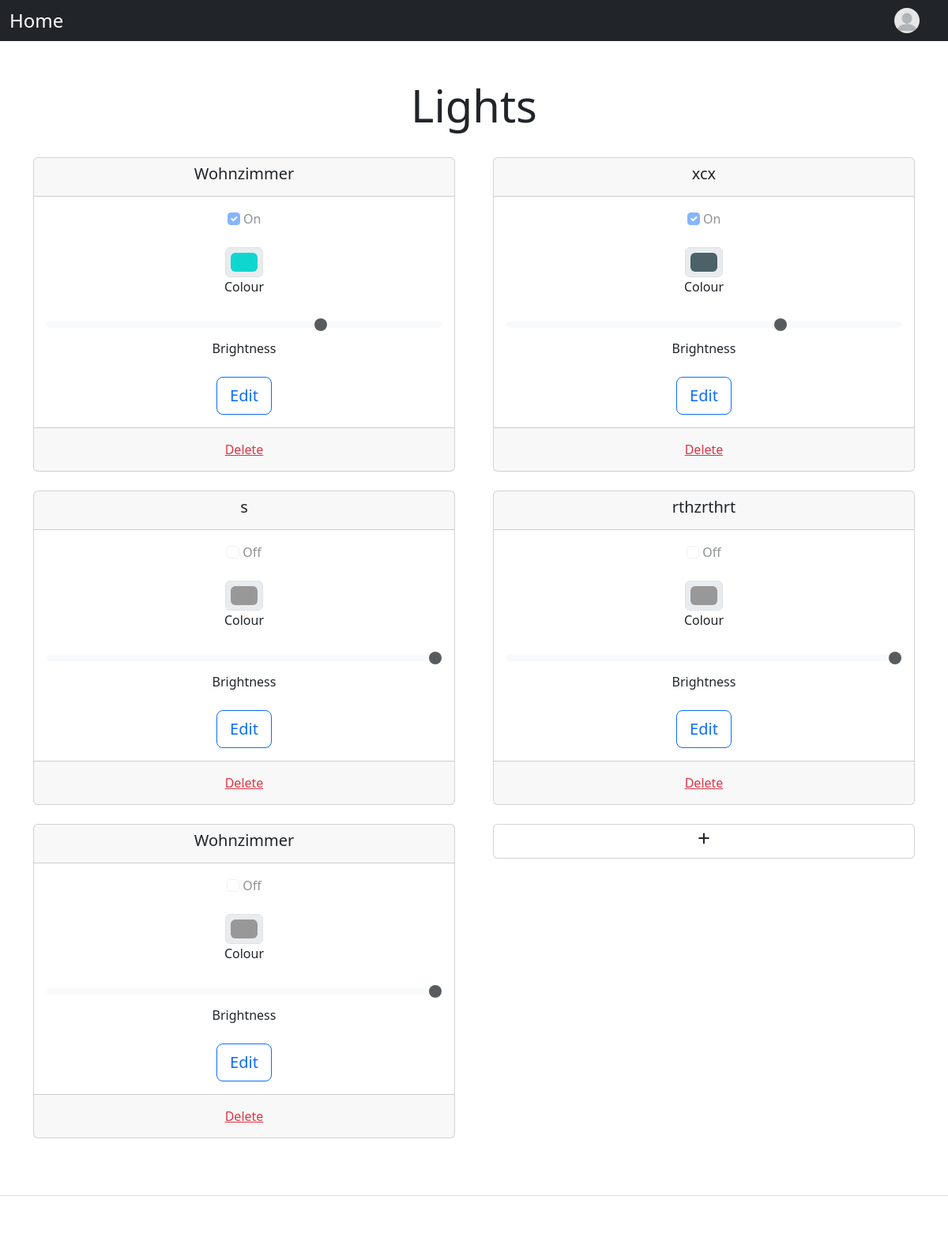
The app's page / (signed in), older data.
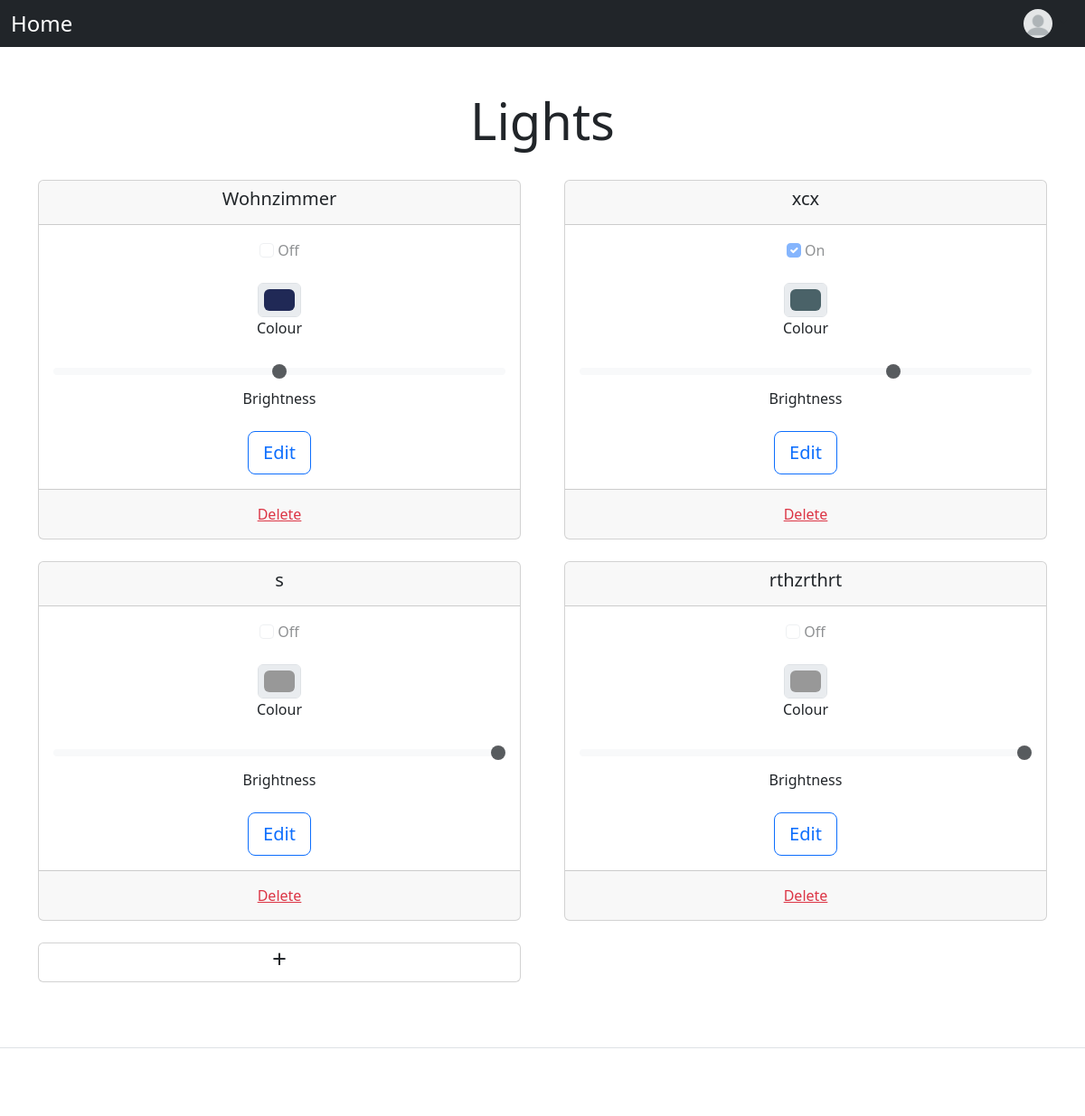
The same page, newer data.
### lights/models.py (models this page shows)
class Light(models.Model):
    name = models.CharField(max_length=200)
    status = models.BooleanField(default=False)
    colour = models.CharField(max_length=200, default="#989898")
    brightness = models.IntegerField(default=100)

### lights/views.py (the view)
# urls.py: path('', views.index, name='index'),
@login_required
def index(request):
    if request.method == "POST":
        form = AddForm(request.POST)
        if form.is_valid():
            light = form.save(commit=False)
            light.save()
        return redirect("index")
    else:
        light_list = Light.objects.all()
        context = {"latest_light_list": light_list}
        return render(request, "lights/index.html", context)

### lights/templates/lights/index.html (shortened to what this page needs)
{% include "header.html" %}
<div class="px-3 py-3 pt-md-5 pb-md-4 mx-auto text-center">
    <h1 class="display-4">Lights</h1>
</div>
<div class="container text-center">
    <div class="row row-cols-2 gx-5">
        {% for light in latest_light_list %}
            <div class="col">
                <div class="card mb-4">
                    <div class="card-header">
                        <h5 class="card-title">{{ light.name }}</h5>
                    </div>
                    <div class="card-body">
                        <div class="mb-4">
                            <input class="form-check-input" type="checkbox" role="switch" id="status_{{ forloop.counter }}"
                                   disabled {% if light.status %} checked{% endif %}>
                            <label class="form-check-label" for="status_{{ forloop.counter }}">{% if light.status %} On {% else %}
                                Off {% endif %}</label>
                        </div>
                        <div class="mb-4">
                            <input type="color" class="form-control form-control-color mx-auto" id="colour_{{ forloop.counter }}"
                                   value="{{ light.colour }}" disabled>
                            <label class="form-check-label" for="colour_{{ forloop.counter }}">Colour</label>
                        </div>
                        <div class="mb-4">
                            <input type="range" class="form-range" min="0" max="100" step="10" id="brightness_{{ forloop.counter }}"
                                   value="{{ light.brightness }}" disabled>
                            <label class="form-check-label" for="brightness_{{ forloop.counter }}">Brightness</label>
                        </div>
                        <a href="{% url 'detailLight' light.id %}" class="btn btn-outline-primary btn-lg btn-block">Edit</a>
                    </div>
                    <div class="card-footer text-muted">
                        <form action="{% url 'deleteLight' light.id %}" method="post">
                            <button type="submit" class="btn mx-auto link-danger btn-link">Delete</button>
                        </form>
                    </div>
                </div>
            </div>
        {% endfor %}
        <div class="col">
            <div class="card mb-4">
                <a href="{% url 'addLight' %}" class="my-auto stretched-link nav-link text-dark"><h3>+</h3></a>
            </div>
        </div>
    </div>
</div>
{% include "footer.html" %}

### lights/templates/header.html (shortened to what this page needs)
<!DOCTYPE html>
<html lang="de" data-bs-theme="">
<head>
    <link href="https://cdn.jsdelivr.net/npm/bootstrap@5.3.0-alpha1/dist/css/bootstrap.min.css" rel="stylesheet"
>
</head>
<body>
    {% load static %}
    <div class="navbar navbar-expand-lg navbar-dark bg-dark">
        <div class="container-fluid">
            <div class="fs-4">
                <a href="{% url 'index'%}" class="nav-bar-brand text-white nav-link me-2">Home</a>
            </div>
            {% if user.is_authenticated %}
            <div class="">
                <div class="nav-item dropdown me-2">
                    <a href="" class="nav-link dropdown-toggle" data-bs-toggle="dropdown"
                        data-bs-target="#profileContent" aria-expanded="false" aria-label="Toggle profile" role="button">
                        <img src="{% static 'users/images/default-profile-pic.png' %}" alt="mdo" width="32" height="32" class="rounded-circle">
                    </a>
                </div>
            </div>
            {% endif %}
        </div>
    </div>

### lights/templates/footer.html (shortened to what this page needs)
<div class="pt-4 my-md-5 pt-md-5 border-top">
</div>
</body>
</html>

Row changes from the older to the newer data that the page shows:
removed Light: name "Wohnzimmer", shows "Off", colour "#989898", brightness "100"
changed Light "Wohnzimmer": status "☑" → "☐"; colour "#0fd7d0" → "#202956"; brightness "70" → "50"; status "On" → "Off"
